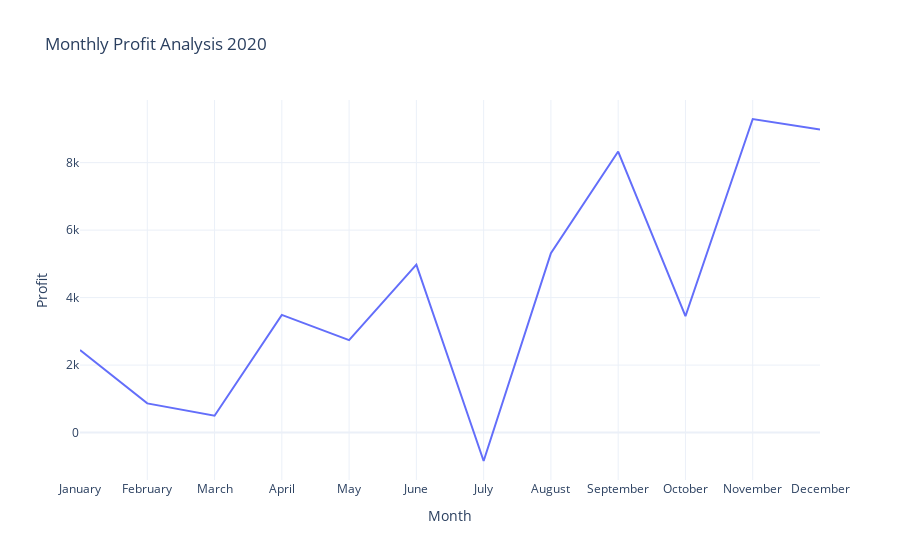

Here is the notebook cell this chart was saved with:
### Code cell
fig = px.line(dfProfit_2020_Month, 
              x='Month', 
              y='Profit', 
              title='Monthly Profit Analysis 2020')
fig.show()

### Figure 1 — Plotly figure (JSON) as saved in the notebook; plotly's stock layout.template omitted (floating-point values rounded to 4 significant figures)
{"data": [{"hovertemplate": "Month=%{x}<br>Profit=%{y}<extra></extra>", "legendgroup": "", "line": {"color": "#636efa", "dash": "solid"}, "marker": {"symbol": "circle"}, "mode": "lines", "name": "", "orientation": "v", "showlegend": false, "type": "scatter", "x": ["January", "February", "March", "April", "May", "June", "July", "August", "September", "October", "November", "December"], "xaxis": "x", "y": [2447.0, 865.7, 498.7, 3489.0, 2739.0, 4977.0, -841.5, 5318.0, 8328.0, 3448.0, 9292.0, 8984.0], "yaxis": "y"}], "layout": {"legend": {"tracegroupgap": 0}, "title": {"text": "Monthly Profit Analysis 2020"}, "xaxis": {"anchor": "y", "domain": [0, 1], "title": {"text": "Month"}}, "yaxis": {"anchor": "x", "domain": [0, 1], "title": {"text": "Profit"}}}}
